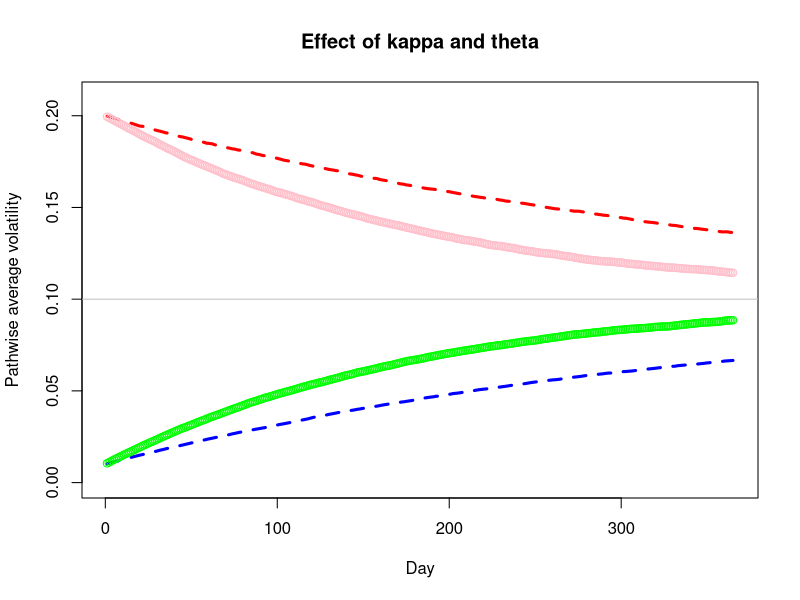

Reproduce this figure in R.
simulateVol <- function(nPaths,nDates,ttm,v,sigma,kappa,theta,rho){
  
  dt <- ttm/nDates
  Vmat <- matrix(nrow = nPaths, ncol = nDates)
  V <- rep(v, nPaths)
  
  for(i in 1:nDates){
    
    z <- rnorm(nPaths); dW <- sqrt(dt)*rnorm(nPaths)
    dZ <- rho*dW+sqrt(1-rho^2)*sqrt(dt)*z

    V[1:nPaths]<-V[1:nPaths]+kappa*(theta-pmax(V[1:nPaths],0))*dt+sigma*sqrt(pmax(V[1:nPaths],0))*dZ

    Vmat[,i] <- V
  }
  
  result <- Vmat
  
}

nPaths <- 1000; nDates <- 365; ttm <- 1; sigma <- 0.1; rho <- -0.1
v <- 0.01; kappa <- 1; theta <- 0.1

sim1 <- simulateVol(nPaths,nDates,ttm,v,sigma,kappa,theta,rho)

v <- 0.01; kappa <- 2

sim2 <- simulateVol(nPaths,nDates,ttm,v,sigma,kappa,theta,rho)

v <- 0.2; kappa <- 1

sim3 <- simulateVol(nPaths,nDates,ttm,v,sigma,kappa,theta,rho)


v <- 0.2; kappa <- 2

sim4 <- simulateVol(nPaths,nDates,ttm,v,sigma,kappa,theta,rho)

kLvL <- rowMeans(t(sim1))
kHvL <- rowMeans(t(sim2))
kLvH <- rowMeans(t(sim3))
kHvH <- rowMeans(t(sim4))

plot(kLvL, ylim=c(0,0.21), 
     type='l', lty=2, lwd=3, col='blue', 
     ylab = 'Pathwise average volatility', xlab='Day',
     main = 'Effect of kappa and theta')
points(kHvL, col='green')
lines(kLvH, lty=2, lwd=3, col='red')
points(kHvH, col='pink')
abline(0.1, 0, col = 'grey')




